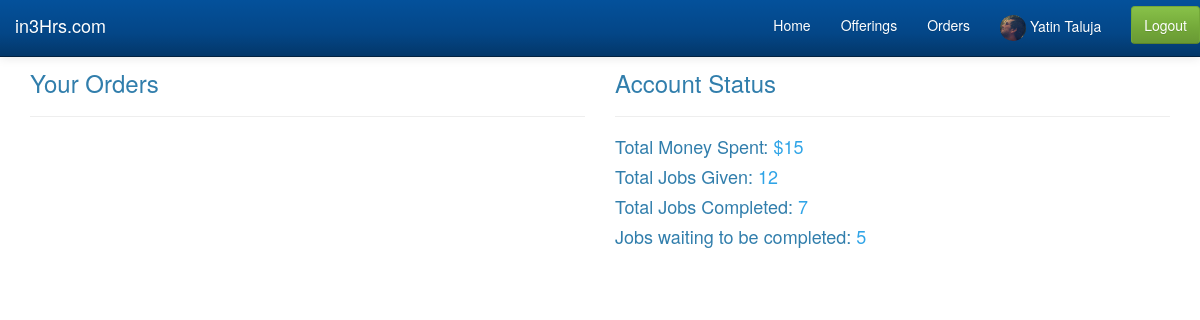
Before: /v2/src/client-dashboard.php with the older database file.
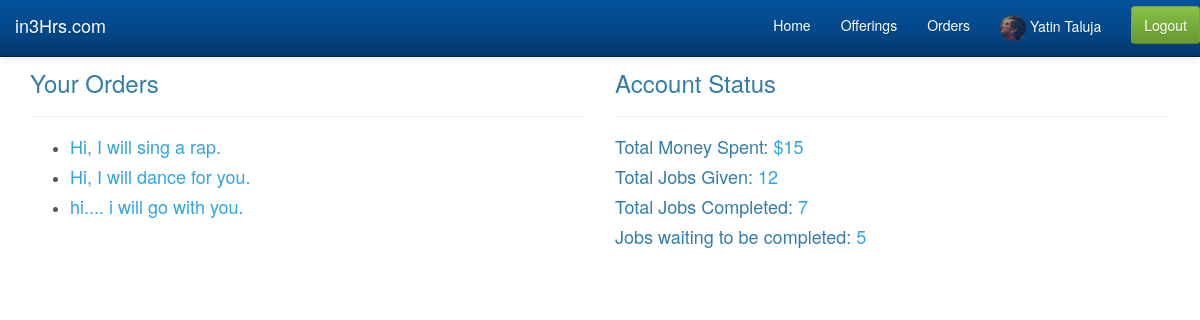
After: the same page with the newer database file.
### tables this page shows
CREATE TABLE `orders` (
  `order_id` int(20) NOT NULL AUTO_INCREMENT,
  `offer_id` int(20) NOT NULL,
  `user_id` int(20) NOT NULL,
  `details` text NOT NULL,
  `status` varchar(50) NOT NULL,
  PRIMARY KEY (`order_id`)
);

### v2/src/client-dashboard.php (the view, shortened to what this page needs)
<!doctype html>
<html lang="en">
<head>
  <link rel="stylesheet" href="../css/bootstrap.css">
  <link rel="stylesheet" href="../css/styles.css">
</head>
<body>
  <nav class="navbar navbar-inverse navbar-fixed-top" role="navigation">
    <div class="container-fluid">
      <div class="navbar-header">
        <a class="navbar-brand" href="#">in3Hrs.com</a>
      </div>
      <div class="collapse navbar-collapse" id="app-navbar-collapse">
        <ul class="nav navbar-nav navbar-right">
        <li><a href="#">Home</a></li>
        <li><a href="#">Offerings</a></li>
        <li><a href="#">Orders</a></li>
        <li><a href="#"> <img src="../img/yatin-avatar.jpg" class="img-circle" height="26px"> Yatin Taluja</a></li>
        <li>
          <form class="navbar-form navbar-right" role="form">
            <button type="submit" class="btn btn-success">Logout</button>
          </form>
        </li>
      </ul>
      </div>
    </div>
  </nav>
  <div class="container">
    <div class="row">
      <div class="col-md-6">
        <h3>Your Orders</h3>
        <hr>
        <ul>
        <?php
		$query = mysql_query('select * from orders limit 5');
		while($row = mysql_fetch_array($query)) {
			echo '<li><h4><a href="order.php">' . $row['details'] . '</a></h4></li>';
		}
	?>
	</ul>
      </div>
      <div class="col-md-6">
        <h3>Account Status</h3>
        <hr>
        <h4>Total Money Spent: <span class="text-primary">$15</span></h4>
        <h4>Total Jobs Given: <span class="text-primary">12</span></h4>
        <h4>Total Jobs Completed: <span class="text-primary">7</span></h4>
        <h4>Jobs waiting to be completed: <span class="text-primary">5</span></h4>
      </div>
    </div>
  </div>
</body>
</html>

Changed rows visible on the page:
added orders: details "Hi, I will sing a rap."
added orders: details "Hi, I will dance for you."
added orders: details "hi.... i will go with you."
